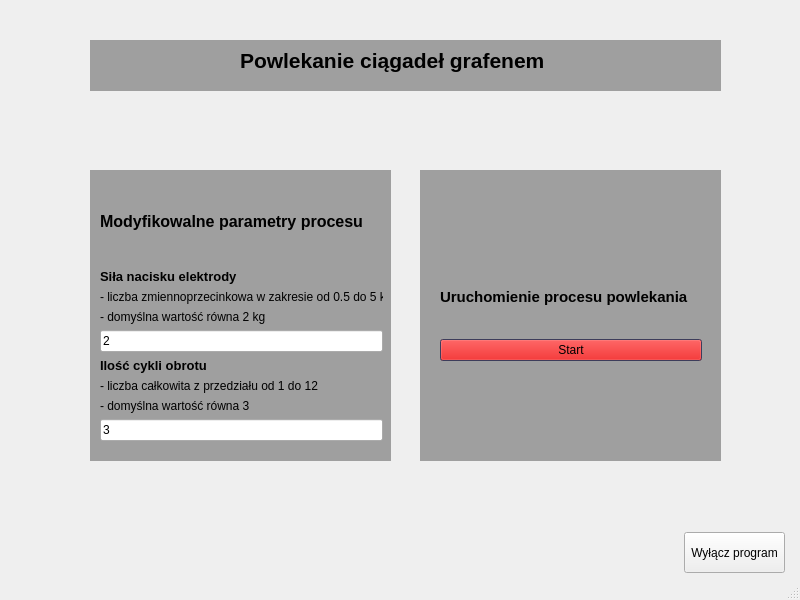
<?xml version="1.0" encoding="UTF-8"?>
<ui version="4.0">
 <class>MainWindow</class>
 <widget class="QMainWindow" name="MainWindow">
  <property name="geometry">
   <rect>
    <x>0</x>
    <y>0</y>
    <width>800</width>
    <height>600</height>
   </rect>
  </property>
  <property name="windowTitle">
   <string>MainWindow</string>
  </property>
  <widget class="QWidget" name="centralwidget">
   <widget class="QLabel" name="label">
    <property name="geometry">
     <rect>
      <x>240</x>
      <y>30</y>
      <width>321</width>
      <height>61</height>
     </rect>
    </property>
    <property name="font">
     <font>
      <pointsize>16</pointsize>
      <weight>75</weight>
      <bold>true</bold>
     </font>
    </property>
    <property name="text">
     <string>Powlekanie ciągadeł grafenem</string>
    </property>
   </widget>
   <widget class="QLabel" name="label_2">
    <property name="geometry">
     <rect>
      <x>10</x>
      <y>520</y>
      <width>251</width>
      <height>51</height>
     </rect>
    </property>
    <property name="text">
     <string/>
    </property>
    <property name="pixmap">
     <pixmap>logo PWr czarne poziom  bez tla.png</pixmap>
    </property>
    <property name="scaledContents">
     <bool>true</bool>
    </property>
   </widget>
   <widget class="QWidget" name="verticalLayoutWidget_3">
    <property name="geometry">
     <rect>
      <x>440</x>
      <y>260</y>
      <width>262</width>
      <height>101</height>
     </rect>
    </property>
    <layout class="QVBoxLayout" name="verticalLayout_3">
     <item>
      <widget class="QLabel" name="label_6">
       <property name="font">
        <font>
         <pointsize>11</pointsize>
         <weight>75</weight>
         <bold>true</bold>
        </font>
       </property>
       <property name="text">
        <string>Uruchomienie procesu powlekania</string>
       </property>
      </widget>
     </item>
     <item>
      <widget class="QPushButton" name="pushButton_2">
       <property name="sizeIncrement">
        <size>
         <width>0</width>
         <height>40</height>
        </size>
       </property>
       <property name="palette">
        <palette>
         <active>
          <colorrole role="WindowText">
           <brush brushstyle="SolidPattern">
            <color alpha="255">
             <red>92</red>
             <green>92</green>
             <blue>92</blue>
            </color>
           </brush>
          </colorrole>
          <colorrole role="Button">
           <brush brushstyle="SolidPattern">
            <color alpha="255">
             <red>213</red>
             <green>0</green>
             <blue>0</blue>
            </color>
           </brush>
          </colorrole>
          <colorrole role="Base">
           <brush brushstyle="SolidPattern">
            <color alpha="255">
             <red>255</red>
             <green>255</green>
             <blue>255</blue>
            </color>
           </brush>
          </colorrole>
          <colorrole role="Window">
           <brush brushstyle="SolidPattern">
            <color alpha="255">
             <red>85</red>
             <green>85</green>
             <blue>127</blue>
            </color>
           </brush>
          </colorrole>
         </active>
         <inactive>
          <colorrole role="WindowText">
           <brush brushstyle="SolidPattern">
            <color alpha="255">
             <red>92</red>
             <green>92</green>
             <blue>92</blue>
            </color>
           </brush>
          </colorrole>
          <colorrole role="Button">
           <brush brushstyle="SolidPattern">
            <color alpha="255">
             <red>213</red>
             <green>0</green>
             <blue>0</blue>
            </color>
           </brush>
          </colorrole>
          <colorrole role="Base">
           <brush brushstyle="SolidPattern">
            <color alpha="255">
             <red>255</red>
             <green>255</green>
             <blue>255</blue>
            </color>
           </brush>
          </colorrole>
          <colorrole role="Window">
           <brush brushstyle="SolidPattern">
            <color alpha="255">
             <red>85</red>
             <green>85</green>
             <blue>127</blue>
            </color>
           </brush>
          </colorrole>
         </inactive>
         <disabled>
          <colorrole role="WindowText">
           <brush brushstyle="SolidPattern">
            <color alpha="255">
             <red>120</red>
             <green>120</green>
             <blue>120</blue>
            </color>
           </brush>
          </colorrole>
          <colorrole role="Button">
           <brush brushstyle="SolidPattern">
            <color alpha="255">
             <red>213</red>
             <green>0</green>
             <blue>0</blue>
            </color>
           </brush>
          </colorrole>
          <colorrole role="Base">
           <brush brushstyle="SolidPattern">
            <color alpha="255">
             <red>85</red>
             <green>85</green>
             <blue>127</blue>
            </color>
           </brush>
          </colorrole>
          <colorrole role="Window">
           <brush brushstyle="SolidPattern">
            <color alpha="255">
             <red>85</red>
             <green>85</green>
             <blue>127</blue>
            </color>
           </brush>
          </colorrole>
         </disabled>
        </palette>
       </property>
       <property name="text">
        <string>Start</string>
       </property>
      </widget>
     </item>
    </layout>
   </widget>
   <widget class="QWidget" name="verticalLayoutWidget">
    <property name="geometry">
     <rect>
      <x>100</x>
      <y>180</y>
      <width>283</width>
      <height>261</height>
     </rect>
    </property>
    <layout class="QVBoxLayout" name="verticalLayout_6">
     <item>
      <widget class="QLabel" name="label_3">
       <property name="font">
        <font>
         <pointsize>12</pointsize>
         <weight>75</weight>
         <bold>true</bold>
        </font>
       </property>
       <property name="text">
        <string>Modyfikowalne parametry procesu</string>
       </property>
      </widget>
     </item>
     <item>
      <layout class="QVBoxLayout" name="verticalLayout_7">
       <item>
        <widget class="QLabel" name="label_7">
         <property name="font">
          <font>
           <pointsize>10</pointsize>
           <weight>75</weight>
           <bold>true</bold>
          </font>
         </property>
         <property name="text">
          <string>Siła nacisku elektrody </string>
         </property>
        </widget>
       </item>
       <item>
        <widget class="QLabel" name="label_9">
         <property name="text">
          <string>- liczba zmiennoprzecinkowa w zakresie od 0.5 do 5 kg</string>
         </property>
        </widget>
       </item>
       <item>
        <widget class="QLabel" name="label_10">
         <property name="text">
          <string>- domyślna wartość równa 2 kg</string>
         </property>
        </widget>
       </item>
       <item>
        <widget class="QLineEdit" name="lineEdit">
         <property name="text">
          <string>2</string>
         </property>
        </widget>
       </item>
       <item>
        <widget class="QLabel" name="label_4">
         <property name="font">
          <font>
           <pointsize>10</pointsize>
           <weight>75</weight>
           <bold>true</bold>
          </font>
         </property>
         <property name="mouseTracking">
          <bool>true</bool>
         </property>
         <property name="acceptDrops">
          <bool>true</bool>
         </property>
         <property name="text">
          <string>Ilość cykli obrotu </string>
         </property>
         <property name="scaledContents">
          <bool>true</bool>
         </property>
        </widget>
       </item>
       <item>
        <widget class="QLabel" name="label_8">
         <property name="text">
          <string>- liczba całkowita z przedziału od 1 do 12</string>
         </property>
        </widget>
       </item>
       <item>
        <widget class="QLabel" name="label_5">
         <property name="text">
          <string>- domyślna wartość równa 3</string>
         </property>
        </widget>
       </item>
       <item>
        <widget class="QLineEdit" name="lineEdit_2">
         <property name="text">
          <string>3</string>
         </property>
        </widget>
       </item>
      </layout>
     </item>
    </layout>
   </widget>
   <widget class="QMdiArea" name="mdiArea">
    <property name="geometry">
     <rect>
      <x>90</x>
      <y>40</y>
      <width>631</width>
      <height>51</height>
     </rect>
    </property>
   </widget>
   <widget class="QMdiArea" name="mdiArea_2">
    <property name="geometry">
     <rect>
      <x>90</x>
      <y>170</y>
      <width>301</width>
      <height>291</height>
     </rect>
    </property>
   </widget>
   <widget class="QMdiArea" name="mdiArea_3">
    <property name="geometry">
     <rect>
      <x>420</x>
      <y>170</y>
      <width>301</width>
      <height>291</height>
     </rect>
    </property>
   </widget>
   <widget class="QPushButton" name="pushButton">
    <property name="geometry">
     <rect>
      <x>684</x>
      <y>532</y>
      <width>101</width>
      <height>41</height>
     </rect>
    </property>
    <property name="text">
     <string>Wyłącz program</string>
    </property>
   </widget>
   <zorder>mdiArea_3</zorder>
   <zorder>mdiArea_2</zorder>
   <zorder>mdiArea</zorder>
   <zorder>label</zorder>
   <zorder>label_2</zorder>
   <zorder>verticalLayoutWidget_3</zorder>
   <zorder>verticalLayoutWidget</zorder>
   <zorder>pushButton</zorder>
  </widget>
  <widget class="QStatusBar" name="statusbar"/>
 </widget>
 <resources/>
 <connections/>
</ui>
